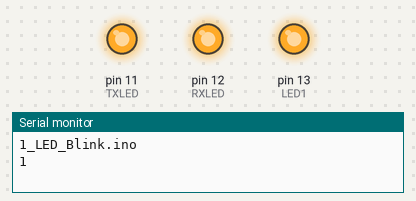
This sketch was run on a simulated Arduino Uno, built with avr-gcc and run on an emulated ATmega328P. Parts: output pins drawn as LEDs (lit = HIGH), the last lines printed to the serial monitor.

Above: at 3.0 s.
At 4.53 s:
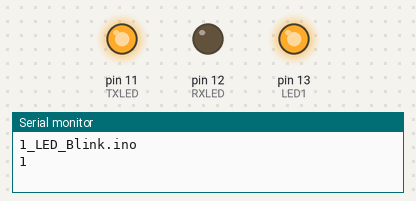
At 6.51 s:
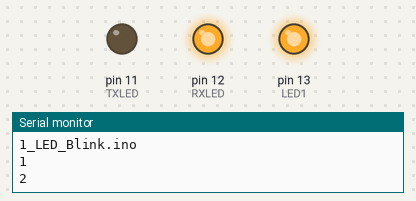
At 8.49 s:
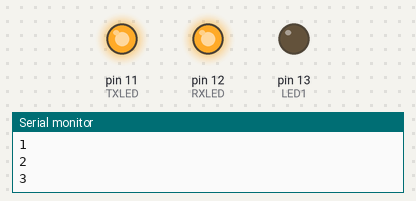
Timing chart, 0 to 9.3 s (numbered marks = the images above):
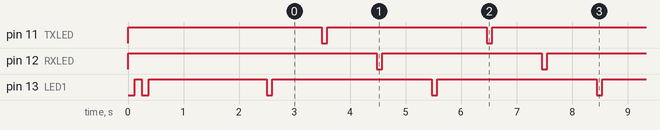

The sketch:

1_LED_Blink.ino
```cpp
// (licence header left out)
/*******************************************************************************************************
  Tested on Seeeduino XIAO SAMD21.

  The XIAO pin 13 LED and TX and RX LEDs are blinked. The blinks should be close to one per second.

  The serial prints are sent to the Serial port defined by MonitorPort. This can be Serial, the default
  which is the USB port or to Serial1 on pins A6 and A7.

  Serial monitor baud rate is set at 115200.
*******************************************************************************************************/

#define TXLED 11                               //on board TX LED, blue
#define RXLED 12                               //on board RX LED, blue
#define LED1 13                                //on board LED is yellow
#define MonitorPort Serial                     //can be changed to output serial prints on Serial or Serial1

uint16_t counter;


void loop()
{
  counter++;

  MonitorPort.println(counter);

  digitalWrite(LED1, LOW);
  delay(100);
  digitalWrite(LED1, HIGH);
  delay(890);                                  //should give approx 1 second flash

  digitalWrite(TXLED, LOW);
  delay(100);
  digitalWrite(TXLED, HIGH);
  delay(890);

  digitalWrite(RXLED, LOW);
  delay(100);
  digitalWrite(RXLED, HIGH);
  delay(890);
}


void led_Flash(uint16_t flashes, uint16_t delaymS)
{
  uint16_t index;

  for (index = 1; index <= flashes; index++)
  {
    digitalWrite(LED1, LOW);                    //board LED on
    delay(delaymS);
    digitalWrite(LED1, HIGH);                   //board LED off
    delay(delaymS);
  }
}


void setup()
{
  pinMode(LED1, OUTPUT);                         //setup board LED pin as output
  digitalWrite(LED1, HIGH);                      //LED off
  pinMode(TXLED, OUTPUT);                        //setup board LED pin as output
  digitalWrite(TXLED, HIGH);                     //LED off
  pinMode(RXLED, OUTPUT);                        //setup board LED pin as output
  digitalWrite(RXLED, HIGH);                     //LED off

  led_Flash(2, 125);                             //2 LED flashes to indicate program start
  delay(2000);

  MonitorPort.begin(115200);
  MonitorPort.println();
  MonitorPort.println(F(__FILE__));
  MonitorPort.println();
}
```

Measured:
- by itself, pin 11 (TXLED), pin 12 (RXLED): alternates HIGH for 2.9 s and LOW for 0.10 s
- by itself, pin 13 (LED1): goes LOW 0.13 s, HIGH 2.1 s, 42 × (LOW 0.10 s, HIGH 2.9 s), LOW 0.10 s, then HIGH
- by itself, everything shown: repeats every 3.0 s, in 6 steps
